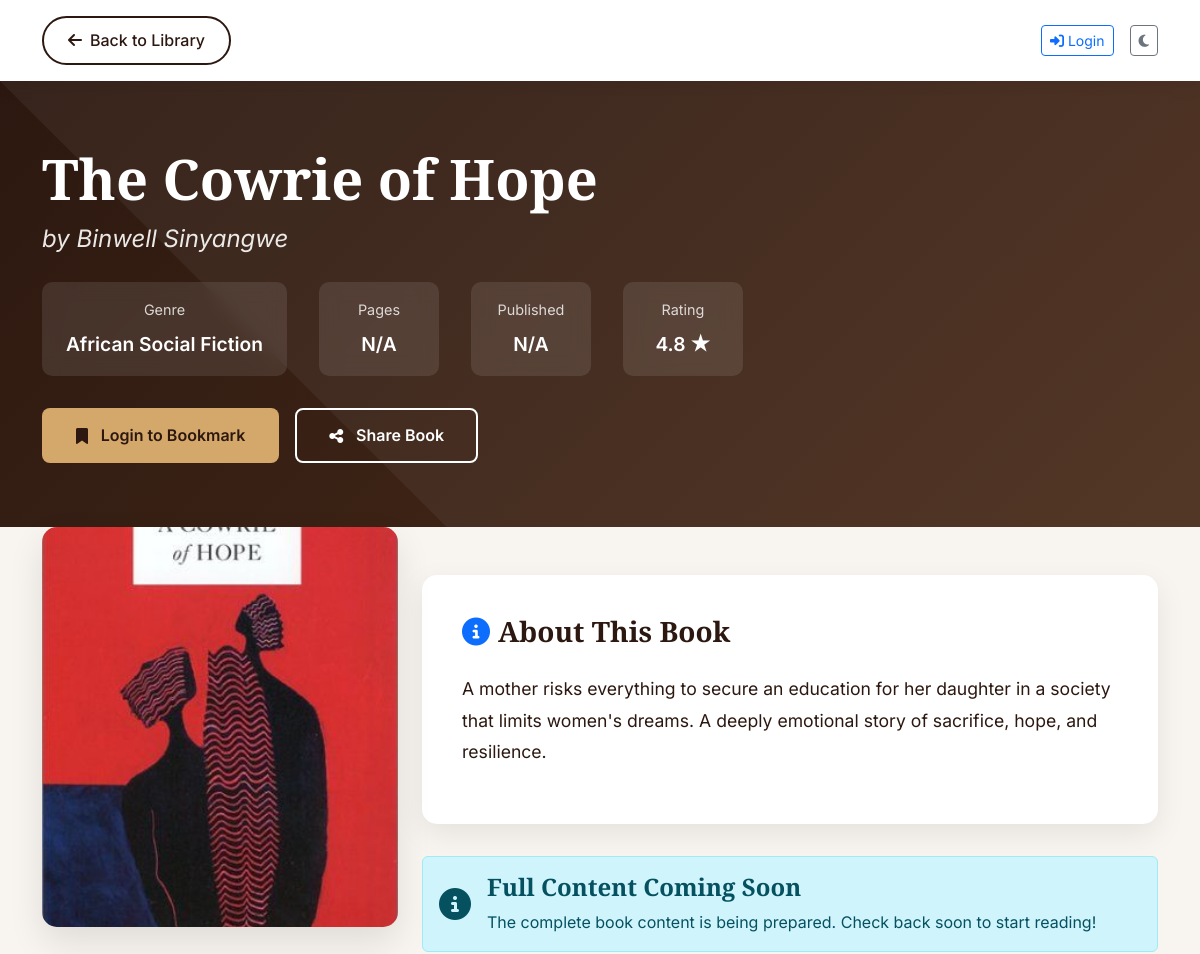
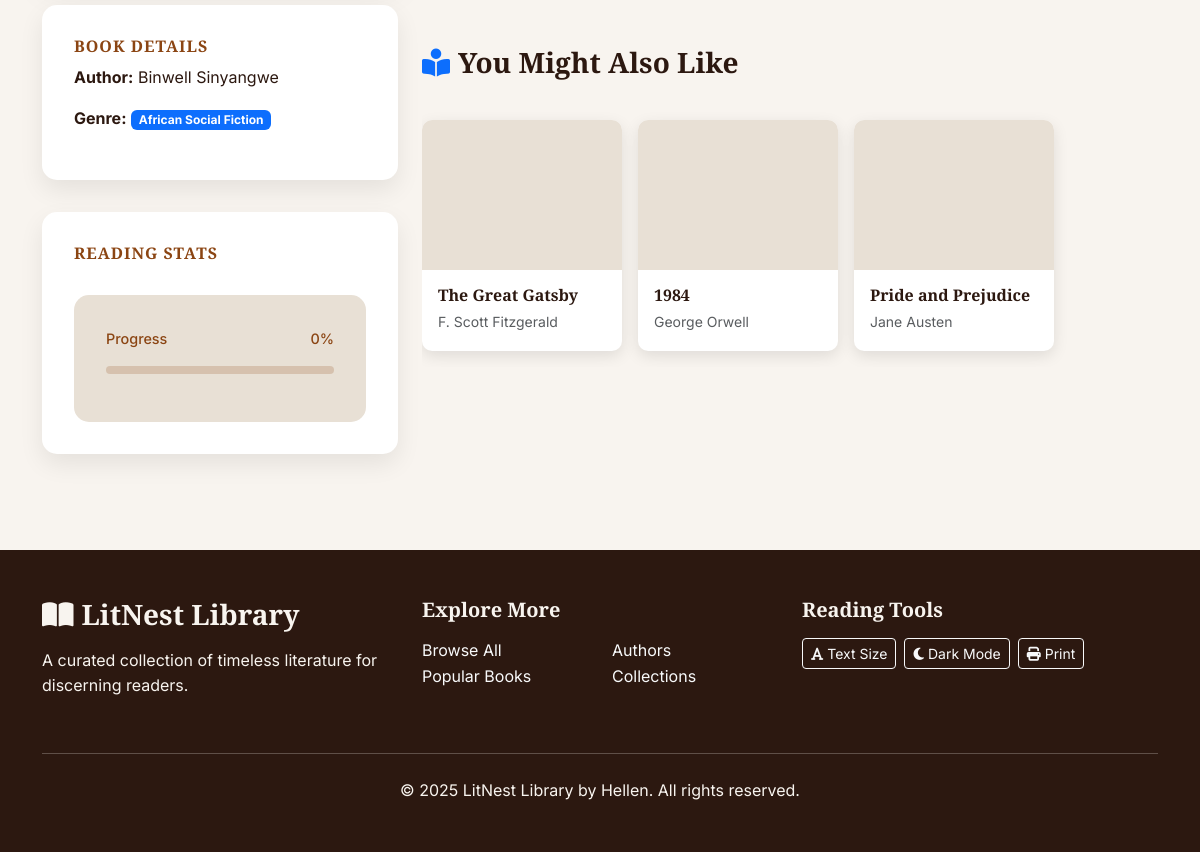
Page /novels/novel/33/ on the committed database (2 pictures, top to bottom).
### novels/models.py (models this page shows, shortened)
class Novel(models.Model):
    title = models.CharField(max_length=200)
    author = models.CharField(max_length=100)
    genre = models.CharField(max_length=100)
    summary = models.TextField()
    content = models.TextField(blank=True)  # Full book content
    cover_image = models.ImageField(upload_to='covers/', null=True, blank=True)  # New!
    created_at = models.DateTimeField(auto_now_add=True)

### novels/views.py (the view)
# urls.py: path('novel/<int:novel_id>/', views.novel_detail, name='novel_detail'),
def novel_detail(request, novel_id):
    novel = get_object_or_404(Novel, id=novel_id)
    is_bookmarked = False
    if request.user.is_authenticated:
        is_bookmarked = Bookmark.objects.filter(user=request.user, novel=novel).exists()
    return render(request, 'novels/detail.html', {'novel': novel, 'is_bookmarked': is_bookmarked})

### novels/templates/novels/detail.html (shortened to what this page needs)
{% load static %}
<!DOCTYPE html>
<html lang="en">
<head>
    <link href="https://cdn.jsdelivr.net/npm/bootstrap@5.3.0/dist/css/bootstrap.min.css" rel="stylesheet">
    <link rel="stylesheet" href="https://cdnjs.cloudflare.com/ajax/libs/font-awesome/6.4.0/css/all.min.css">
</head>
<body>
    <nav class="nav-bar">
        <div class="container">
            <div class="d-flex justify-content-between align-items-center">
                <a href="{% url 'novels_home' %}" class="back-btn">
                    <i class="fas fa-arrow-left"></i> Back to Library
                </a>
                <div class="d-flex align-items-center gap-3">
                    {% if user.is_authenticated %}
                        <span class="d-none d-md-inline">Welcome, {{ user.username }}</span>
                        <a href="{% url 'accounts:logout' %}" class="btn btn-sm btn-outline-secondary">
                            <i class="fas fa-sign-out-alt"></i>
                        </a>
                    {% else %}
                        <a href="{% url 'accounts:login' %}" class="btn btn-sm btn-outline-primary">
                            <i class="fas fa-sign-in-alt"></i> Login
                        </a>
                    {% endif %}
                    <button id="themeToggle" class="btn btn-sm btn-outline-secondary">
                        <i class="fas fa-moon"></i>
                    </button>
                </div>
            </div>
        </div>
    </nav>
    <section class="book-hero">
        <div class="container">
            <div class="row align-items-center">
                <div class="col-lg-8">
                    <h1 class="book-title-main">{{ novel.title }}</h1>
                    <p class="book-author-name">by {{ novel.author }}</p>
                    <div class="book-meta">
                        <div class="meta-item">
                            <span class="meta-label">Genre</span>
                            <span class="meta-value">{{ novel.genre }}</span>
                        </div>
                        <div class="meta-item">
                            <span class="meta-label">Pages</span>
                            <span class="meta-value">{{ novel.pages|default:"N/A" }}</span>
                        </div>
                        <div class="meta-item">
                            <span class="meta-label">Published</span>
                            <span class="meta-value">{{ novel.published_year|default:"N/A" }}</span>
                        </div>
                        <div class="meta-item">
                            <span class="meta-label">Rating</span>
                            <span class="meta-value">4.8 ★</span>
                        </div>
                    </div>
                    <div class="action-buttons">
                        {% if user.is_authenticated %}
                            <form method="post" action="{% url 'toggle_bookmark' novel.id %}" class="d-inline">
                                {% csrf_token %}
                                <button type="submit" class="action-btn bookmark-btn">
                                    <i class="fas fa-bookmark"></i>
                                    {% if is_bookmarked %}Remove Bookmark{% else %}Add to Bookmarks{% endif %}
                                </button>
                            </form>
                        {% else %}
                            <button class="action-btn bookmark-btn" onclick="alert('Please log in to bookmark books.')">
                                <i class="fas fa-bookmark"></i> Login to Bookmark
                            </button>
                        {% endif %}
                        <button class="action-btn share-btn" onclick="shareBook()">
                            <i class="fas fa-share-alt"></i> Share Book
                        </button>
                    </div>
                </div>
            </div>
        </div>
    </section>
    <div class="container">
        <div class="row">
            <div class="col-lg-4">
                <div class="book-sidebar">
                    <div class="book-cover-large">
                        {% if novel.cover_image %}
                            <img src="{{ novel.cover_image.url }}" alt="{{ novel.title }}" class="img-fluid">
                        {% else %}
                            <div class="text-center text-white p-4">
                                <i class="fas fa-book-open fa-4x mb-3"></i>
                                <h3>{{ novel.title|truncatechars:40 }}</h3>
                            </div>
                        {% endif %}
                    </div>
                    <div class="info-card">
                        <h3 class="info-title">Book Details</h3>
                        <div class="mb-3">
                            <strong>Author:</strong> {{ novel.author }}
                        </div>
                        <div class="mb-3">
                            <strong>Genre:</strong>
                            <span class="badge bg-primary">{{ novel.genre }}</span>
                        </div>
                    </div>
                    <div class="info-card">
                        <h3 class="info-title">Reading Stats</h3>
                        <div class="progress-section">
                            <div class="d-flex justify-content-between">
                                <span class="progress-text">Progress</span>
                                <span class="progress-text">{{ progress|default:0 }}%</span>
                            </div>
                            <div class="progress-bar">
                            </div>
                        </div>
                    </div>
                </div>
            </div>
            <div class="col-lg-8">
                <div class="book-content-wrapper">
                    <div class="book-summary">
                        <h3 class="mb-4">
                            <i class="fas fa-info-circle me-2 text-primary"></i>About This Book
                        </h3>
                        <p>{{ novel.summary|default:"No summary available for this book." }}</p>
                    </div>
                    {% if novel.content %}
                    <div class="content-container">
                        <div class="chapter-nav">
                            <button class="btn btn-outline-primary">
                                <i class="fas fa-chevron-left"></i> Previous Chapter
                            </button>
                            <span class="fw-semibold">Chapter 1</span>
                            <button class="btn btn-outline-primary">
                                Next Chapter <i class="fas fa-chevron-right"></i>
                            </button>
                        </div>
                        <div id="book-text" style="white-space: pre-wrap; font-family: inherit;">
                            {{ novel.content|truncatechars:1500 }}
                        </div>
                        <div class="text-center mt-4">
                            <button class="btn btn-primary px-4">
                                <i class="fas fa-book-open me-2"></i> Continue Reading
                            </button>
                        </div>
                    </div>
                    {% else %}
                    <div class="alert alert-info">
                        <div class="d-flex align-items-center">
                            <i class="fas fa-info-circle fa-2x me-3"></i>
                            <div>
                                <h4>Full Content Coming Soon</h4>
                                <p class="mb-0">The complete book content is being prepared. Check back soon to start reading!</p>
                            </div>
                        </div>
                    </div>
                    {% endif %}
                    <div class="mt-5">
                        <h3 class="mb-4">
                            <i class="fas fa-book-reader me-2 text-primary"></i>You Might Also Like
                        </h3>
                        <div class="related-books">
                            <div class="related-book-card">
                                <div style="height: 150px; background: var(--dark-cream);"></div>
                                <div class="p-3">
                                    <h6 class="mb-1">The Great Gatsby</h6>
                                    <small class="text-muted">F. Scott Fitzgerald</small>
                                </div>
                            </div>
                            <div class="related-book-card">
                                <div style="height: 150px; background: var(--dark-cream);"></div>
                                <div class="p-3">
                                    <h6 class="mb-1">1984</h6>
                                    <small class="text-muted">George Orwell</small>
                                </div>
                            </div>
                            <div class="related-book-card">
                                <div style="height: 150px; background: var(--dark-cream);"></div>
                                <div class="p-3">
                                    <h6 class="mb-1">Pride and Prejudice</h6>
                                    <small class="text-muted">Jane Austen</small>
                                </div>
                            </div>
                        </div>
                    </div>
                </div>
            </div>
        </div>
    </div>
    <footer class="book-footer">
        <div class="container">
            <div class="row">
                <div class="col-lg-4 mb-4">
                    <h3 class="mb-3">
                        <i class="fas fa-book-open me-2"></i>LitNest Library
                    </h3>
                    <p class="mb-0">A curated collection of timeless literature for discerning readers.</p>
                </div>
                <div class="col-lg-4 mb-4">
                    <h5 class="mb-3">Explore More</h5>
                    <div class="row">
                        <div class="col-6">
                            <ul class="list-unstyled">
                                <li><a href="#" class="text-light text-decoration-none">Browse All</a></li>
                                <li><a href="#" class="text-light text-decoration-none">Popular Books</a></li>
                            </ul>
                        </div>
                        <div class="col-6">
                            <ul class="list-unstyled">
                                <li><a href="#" class="text-light text-decoration-none">Authors</a></li>
                                <li><a href="#" class="text-light text-decoration-none">Collections</a></li>
                            </ul>
                        </div>
                    </div>
                </div>
                <div class="col-lg-4">
                    <h5 class="mb-3">Reading Tools</h5>
                    <div class="d-flex gap-2">
                        <button class="btn btn-outline-light btn-sm">
                            <i class="fas fa-font"></i> Text Size
                        </button>
                        <button class="btn btn-outline-light btn-sm">
                            <i class="fas fa-moon"></i> Dark Mode
                        </button>
                        <button class="btn btn-outline-light btn-sm">
                            <i class="fas fa-print"></i> Print
                        </button>
                    </div>
                </div>
            </div>
            <hr class="my-4 opacity-25">
            <div class="text-center">
                <p class="mb-0">&copy; 2025 LitNest Library by Hellen. All rights reserved.</p>
            </div>
        </div>
    </footer>
</body>
</html>

### novels/templates/novels/detail.html (style rules this page uses)
:root { --primary-color: #2c1810; --secondary-color: #8b4513; --accent-color: #d4a76a; --light-cream: #f8f4ef; --dark-cream: #e8e0d5; --text-dark: #2c1810; --text-light: #f8f4ef; --transition: all 0.3s ease; }
* { margin: 0; padding: 0; box-sizing: border-box; }
body { font-family: 'Inter', sans-serif; background-color: var(--light-cream); color: var(--text-dark); transition: var(--transition); line-height: 1.6; }
h1, h2, h3, h4, h5, h6 { font-family: 'Cormorant Garamond', serif; font-weight: 600; }
.nav-bar { background: white; box-shadow: 0 2px 20px rgba(0, 0, 0, 0.08); padding: 1rem 0; position: sticky; top: 0; z-index: 1000; }
.back-btn { background: transparent; border: 2px solid var(--primary-color); color: var(--primary-color); padding: 0.6rem 1.5rem; border-radius: 25px; font-weight: 500; transition: var(--transition); text-decoration: none; display: inline-flex; align-items: center; gap: 0.5rem; }
.book-hero { background: linear-gradient(135deg, var(--primary-color) 0%, #4a2c1a 100%); color: white; padding: 4rem 0; position: relative; overflow: hidden; }
.book-hero::before { content: ""; position: absolute; top: 0; left: 0; width: 100%; height: 100%; background-size: cover; }
.book-title-main { font-size: 3.5rem; font-weight: 700; margin-bottom: 0.5rem; line-height: 1.2; }
.book-author-name { font-size: 1.5rem; opacity: 0.9; font-weight: 400; font-style: italic; margin-bottom: 1.5rem; }
.book-meta { display: flex; gap: 2rem; flex-wrap: wrap; margin-bottom: 2rem; }
.meta-item { display: flex; flex-direction: column; align-items: center; padding: 1rem 1.5rem; background: rgba(255, 255, 255, 0.1); border-radius: 10px; backdrop-filter: blur(10px); min-width: 120px; }
.meta-label { font-size: 0.9rem; opacity: 0.8; margin-bottom: 0.5rem; }
.meta-value { font-size: 1.2rem; font-weight: 600; }
.action-buttons { display: flex; gap: 1rem; flex-wrap: wrap; }
.action-btn { padding: 0.8rem 2rem; border-radius: 8px; font-weight: 600; display: inline-flex; align-items: center; gap: 0.8rem; text-decoration: none; transition: var(--transition); border: 2px solid transparent; }
.bookmark-btn { background: var(--accent-color); color: var(--primary-color); }
.share-btn { background: transparent; border: 2px solid white; color: white; }
.book-content-wrapper { padding: 3rem 0; }
.book-summary { background: white; padding: 2.5rem; border-radius: 15px; box-shadow: 0 10px 30px rgba(0, 0, 0, 0.08); margin-bottom: 2rem; font-size: 1.1rem; line-height: 1.8; }
.progress-section { background: var(--dark-cream); padding: 2rem; border-radius: 15px; margin-top: 2rem; }
.progress-bar { height: 8px; background: rgba(139, 69, 19, 0.2); border-radius: 4px; margin: 1rem 0; overflow: hidden; }
.progress-text { font-size: 0.9rem; color: var(--secondary-color); font-weight: 500; }
.book-sidebar { position: sticky; top: 100px; }
.book-cover-large { width: 100%; height: 400px; background: linear-gradient(135deg, var(--dark-cream), #d1b8a0); border-radius: 15px; overflow: hidden; margin-bottom: 2rem; display: flex; align-items: center; justify-content: center; box-shadow: 0 15px 35px rgba(0, 0, 0, 0.1); }
.book-cover-large img { width: 100%; height: 100%; object-fit: cover; }
.info-card { background: white; border-radius: 15px; padding: 2rem; box-shadow: 0 10px 25px rgba(0, 0, 0, 0.08); margin-bottom: 2rem; }
.info-title { font-size: 1rem; color: var(--secondary-color); margin-bottom: 0.5rem; font-weight: 600; text-transform: uppercase; letter-spacing: 1px; }
.book-footer { background: var(--primary-color); color: var(--light-cream); padding: 3rem 0; margin-top: 4rem; }
.related-books { display: flex; gap: 1rem; overflow-x: auto; padding: 1rem 0; scrollbar-width: thin; }
.related-book-card { min-width: 200px; background: white; border-radius: 10px; overflow: hidden; box-shadow: 0 5px 15px rgba(0, 0, 0, 0.1); transition: var(--transition); }

### rows in the picture
Novel: title "The Cowrie of Hope", author "Binwell Sinyangwe", genre "African Social Fiction", cover_image (picture), summary "A mother risks everything to secure an education for her daughter in a society that limits women's dreams. A deeply emotional story of sacrifice, hope, and resilience."

### other values in the picture
{{ novel.pages|default:"N/A" }} "N/A"
{{ novel.published_year|default:"N/A" }} "N/A"
{{ progress|default:0 }} "0"
